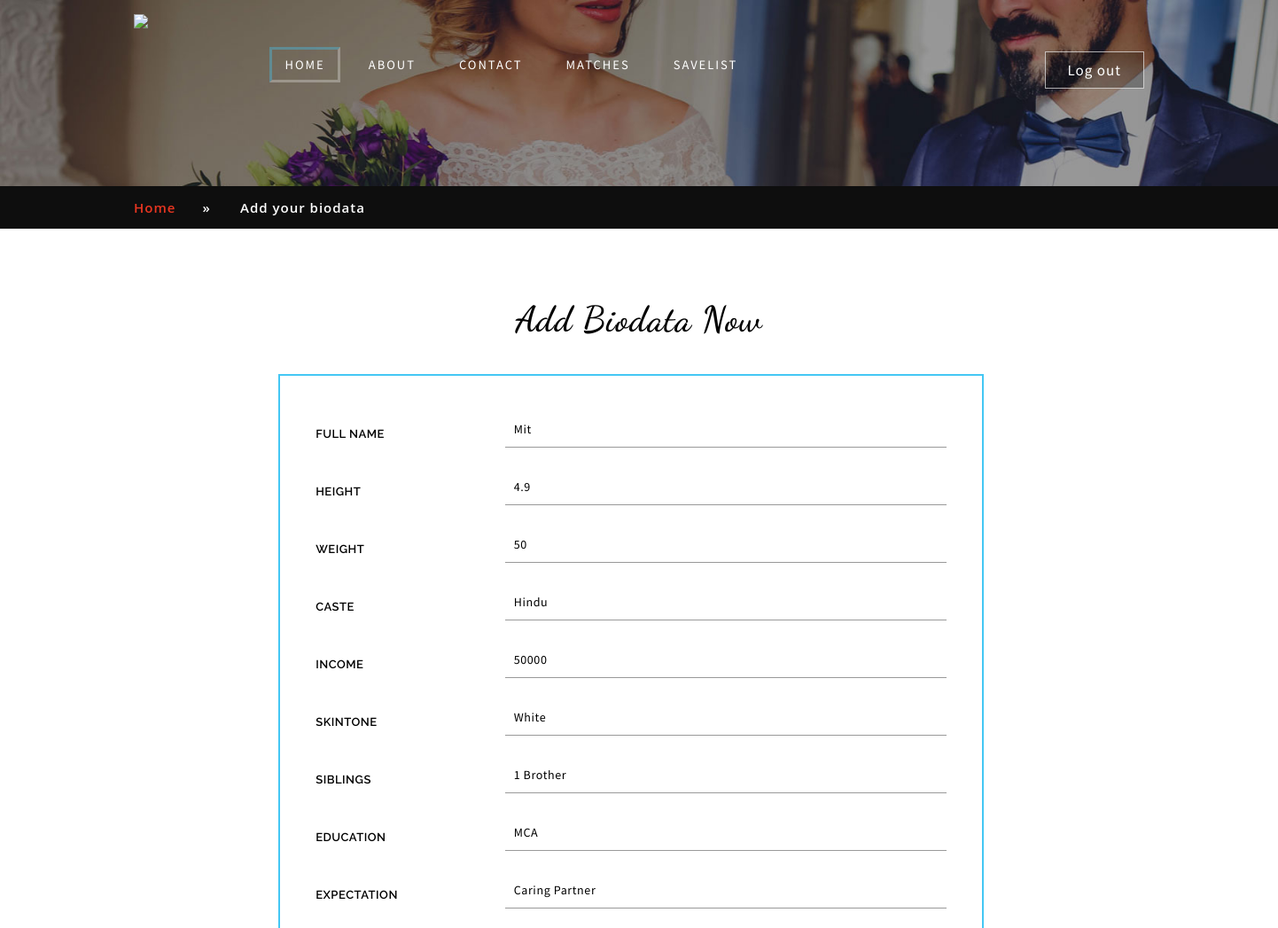
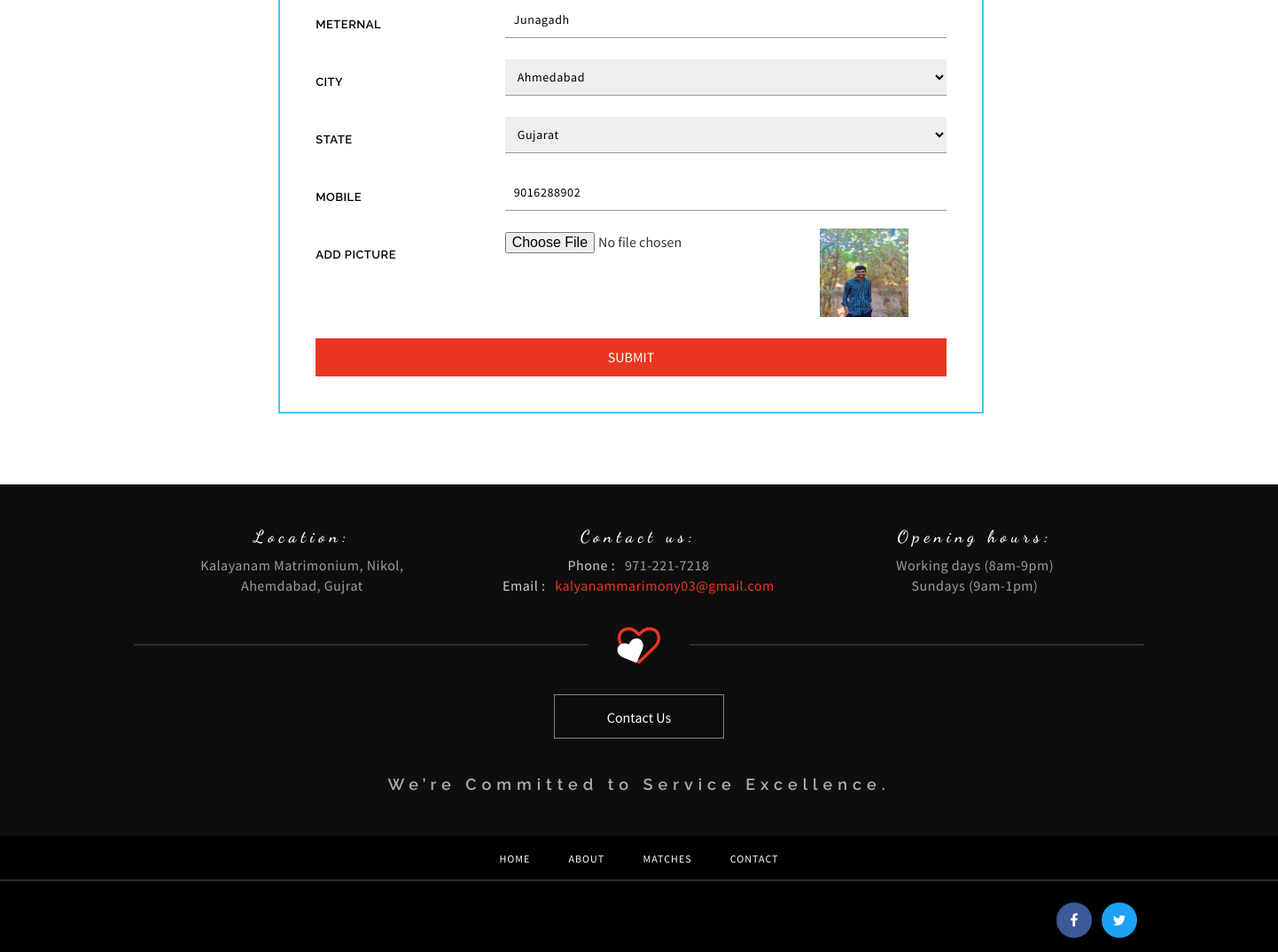
The app's page /edit/20 (signed in) with its own data (2 pictures, top to bottom).
### kalyanmapp/models.py (models this page shows, shortened)
class biodata(models.Model):
    lid = models.ForeignKey(login,on_delete=models.CASCADE)
    pname = models.CharField(max_length=30)
    picture = models.ImageField(upload_to='photos')
    height = models.CharField(max_length=30)
    weight = models.CharField(max_length=30)
    caste = models.CharField(max_length=30)
    income = models.CharField(max_length=30)
    skintone = models.CharField(max_length=30)
    siblings = models.CharField(max_length=30)
    education = models.CharField(max_length=30)
    expectation = models.CharField(max_length=70)
    meternal = models.CharField(max_length=30)
    mobile = models.IntegerField()

### kalyanmapp/views.py (the view)
# urls.py: path('edit/<int:id>', views.editbiodata),
def editbiodata(request,id):
    uid = request.session['log_id']
    fetchdetails = biodata.objects.get(lid=uid)
    fetchcity = city.objects.all()
    fetchstate = state.objects.all()
    context = {
        'data':fetchdetails,
        'city':fetchcity,
        'state':fetchstate,
        'id':uid
    }
    return render(request,"editbiodata.html",context)

### kalyanmapp/templates/editbiodata.html (shortened to what this page needs)
<!DOCTYPE html>
<html lang="zxx">
{% load static %}
<head>
<link href=" {% static 'css/bootstrap.css' %} " rel="stylesheet" type="text/css" media="all" />
<link href=" {% static 'css/font-awesome.css' %} " rel="stylesheet">
<link rel="stylesheet" href=" {% static 'css/jquery-ui.css' %} " />
<link href=" {% static 'css/style.css' %} " rel="stylesheet" type="text/css" media="all" />
</head>
<body>
<div class="banner-w3ls inner-banner-agileits" id="home">
	<div class="container">
                 <div class="header-inner">
					 <h1><a href=" {% url 'index.html' %} "><img src="{% static 'images/logo.png' %}" style="width:10%;float:left;"></a></h1>
						<nav class="navbar navbar-default">
							<div class="collapse navbar-collapse" id="bs-example-navbar-collapse-1">
								<ul class="nav navbar-nav navbar-right">
									<li><a href=" {% url 'index.html' %} " class="active">Home</a></li>
									<li><a href=" {% url 'about.html' %} ">About</a></li>
									<li><a href=" {% url 'contact.html' %} ">Contact</a></li>
										{% if request.session.log_id %}
									<li><a href=" {% url 'matches.html' %} ">Matches</a></li>
							<li><a href=" {% url 'savelist.html' %} ">Savelist</a></li>
							{% endif %}
								</ul>
							</div>
						</nav>
						<div class="header-right-w3ls">
							{% if request.session.log_id %}
							<a href="/logout">Log out</a>
							{% else %}
							<a href=" {% url 'login.html' %} ">Log In</a>
							{% endif %}
						</div>
						<div class="clearfix"></div>
				</div>
</div>
</div>
<div class="w3l_agileits_breadcrumbs">
   <div class="container">
		<div class="w3l_agileits_breadcrumbs_inner">
			<ul>
				<li><a href=" {% url 'index.html' %} ">Home</a><span>&#187;</span></li>
				<li>Add your biodata</li>
				</ul>
		</div>
	</div>
</div>
<div class="login elite-app">
	<div class="container">
	<div class="tittle-agileinfo">
				<h3>Add Biodata Now</h3>
			</div>
		<div class="col-md-8 biodata-form-w3-agile">
	<div class="col-md-8 login-form-w3-agile">
			<form action="/updatebiodata/{{ id }}" method="post" enctype="multipart/form-data">
				<div class="w3_form_body_grid">
					<span>Full Name</span>
					<input type="text" name="fname" placeholder="Name"  value="{{ data.pname }}"  required="">
				</div>
				<div class="w3_form_body_grid">
					<span>height</span>
					<input type="text" name="height" placeholder="Height" value="{{ data.height}}" required="">
				</div>
				<div class="w3_form_body_grid">
					<span>weight</span>
					<input type="text" name="weight" placeholder="Weight" value="{{ data.weight}}" required="">
				</div>
				<div class="w3_form_body_grid">
					<span>caste</span>
					<input type="text" name="caste" placeholder="Caste" value="{{ data.caste}}" required="">
				</div>
				<div class="w3_form_body_grid">
					<span>income</span>
					<input type="text" name="income" placeholder="Income" value="{{ data.income}}" required="">
				</div>
				<div class="w3_form_body_grid">
					<span>skintone</span>
					<input type="text" name="skintone" placeholder="Skin-tone" value="{{ data.skintone}}" required="">
				</div>
				<div class="w3_form_body_grid">
					<span>siblings</span>
					<input type="text" name="siblings" placeholder="Sibling" value="{{ data.siblings}}" required="">
				</div>
				<div class="w3_form_body_grid">
					<span>education</span>
					<input type="text" name="education" placeholder="Education" value="{{ data.education}}" required="">
				</div>
				<div class="w3_form_body_grid">
					<span>expectation</span>
					<input type="text" name="expectation" placeholder="Expectation" value="{{ data.expectation}}" required="">
				</div>
				<div class="w3_form_body_grid">
					<span>meternal</span>
					<input type="text" name="meternal" placeholder="Meternal" value="{{ data.meternal}}" required="">
				</div>
				<div class="w3_form_body_grid">
					<span>City</span>
					<select id="w3_country1" onchange="change_country(this.value)" name="city" class="frm-field required">
						{% for data in city %}
						<option value="{{ data.id }}">{{ data.cityname }}</option>
						{% endfor %}
					</select>
				</div>
				<div class="w3_form_body_grid">
					<span>State</span>
					<select id="w3_country2" onchange="change_country(this.value)" name="state" class="frm-field required">
						{% for data in state %}
						<option value="{{ data.id }}">{{ data.statename }}</option>
						{% endfor %}
					</select>
				</div>
				<div class="w3_form_body_grid">
					<span>mobile</span>
					<input type="text" name="mobile" placeholder="Mobile No." value="{{ data.mobile}}" required="">
				</div>
				<div class="w3_form_body_grid">
					<span>Add Picture</span>
					<input type="file" name="dp" value="{{ data.picture}}"  required="">
						<img src="/media/{{ data.picture }}" style=height:100px;width:100px;float:right;margin-right:6%;margin-top:-4%;">
				</div>
				<input type="submit" value="Submit">
			</form>
		</div>
		</div>
	</div>
</div>
<div class="w3l_footer">
		<div class="container">
				<div class="w3ls_footer_grid">
					<div class="col-md-4 w3ls_footer_grid_left">
							<h4>Location:</h4>
							<p>Kalayanam Matrimonium, Nikol,<br> Ahemdabad, Gujrat</p>
					</div>
					<div class="col-md-4 w3ls_footer_grid_left">
							<h4>Contact us:</h4>
							<p><span>Phone : </span>971-221-7218</p>
							<p><span>Email : </span><a href=" {% static 'mailto:kalyanammarimony03@gmail.com' %} ">kalyanammarimony03@gmail.com</a></p>
					</div>
					<div class="col-md-4 w3ls_footer_grid_left">
							<h4>Opening hours:</h4>
							<p>Working days (8am-9pm)</p>
							<p>Sundays (9am-1pm)</p>
					</div>
					<div class="clearfix"> </div>
				</div>
				<div class="footer-middle-agileinfo">
					<div class="footer-button">
					<div class="button-top-w3layouts">
						<div class="logo-icons-w3ls">
							<i class="fa fa-heart heart1" aria-hidden="true"></i>
							<i class="fa fa-heart-o heart2" aria-hidden="true"></i>
						</div>
					</div>
						<div class="sim-button button12"><a href=" {% static 'contact.html' %} ">Contact Us</a></div>
						<h2>We’re Committed to Service Excellence.</h2>
					</div>
				</div>
		</div>
</div>
<div class="botttom-nav-agileits">
	<ul>
		<li><a href=" {% url 'index.html' %} ">Home</a></li>
		<li><a href=" {% url 'about.html' %} ">About</a></li>
		<li><a href=" {% url 'matches.html' %} ">Matches</a></li>
		<li><a href=" {% url 'contact.html' %} ">Contact</a></li>
	</ul>
</div>
<div class="footer-w3layouts">
				<div class="container">
				<div class="agileits-social">
					<ul>
							<li><a href="#"><i class="fa fa-facebook"></i></a></li>
							<li><a href="#"><i class="fa fa-twitter"></i></a></li>
						</ul>
				</div>
					<div class="clearfix"></div>
				</div>
</div>
</body>
</html>

### records on screen
biodata: fname "Mit", height "4.9", weight "50", caste "Hindu", income "50000", skintone "White", siblings "1 Brother", education "MCA", expectation "Caring Partner", meternal "Junagadh", mobile "9016288902", picture (picture)

### other values on screen
form field city "Ahmedabad"
form field state "Gujarat"
